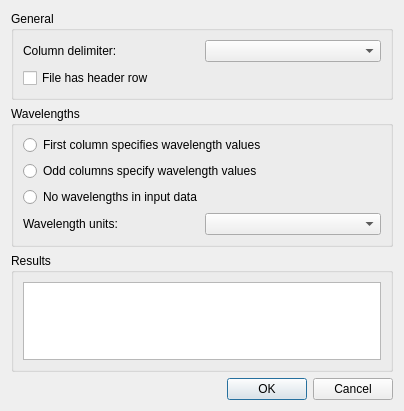
<?xml version="1.0" encoding="UTF-8"?>
<ui version="4.0">
 <class>ImportSpectraTextDialog</class>
 <widget class="QDialog" name="ImportSpectraTextDialog">
  <property name="geometry">
   <rect>
    <x>0</x>
    <y>0</y>
    <width>404</width>
    <height>411</height>
   </rect>
  </property>
  <property name="windowTitle">
   <string>Import Spectra from Text</string>
  </property>
  <layout class="QGridLayout" name="gridLayout" rowstretch="0,0,1,0">
   <item row="0" column="0">
    <widget class="QGroupBox" name="gbox_general">
     <property name="title">
      <string>General</string>
     </property>
     <layout class="QGridLayout" name="gridLayout_2">
      <item row="0" column="0">
       <widget class="QLabel" name="lbl_delimiter">
        <property name="text">
         <string>Column delimiter:</string>
        </property>
        <property name="buddy">
         <cstring>cbox_delimiter</cstring>
        </property>
       </widget>
      </item>
      <item row="0" column="1">
       <widget class="QComboBox" name="cbox_delimiter"/>
      </item>
      <item row="1" column="0" colspan="2">
       <widget class="QCheckBox" name="ckbox_header_row">
        <property name="text">
         <string>File has header row</string>
        </property>
       </widget>
      </item>
     </layout>
    </widget>
   </item>
   <item row="1" column="0">
    <widget class="QGroupBox" name="gbox_wavelengths">
     <property name="title">
      <string>Wavelengths</string>
     </property>
     <layout class="QGridLayout" name="gridLayout_3">
      <item row="3" column="0">
       <widget class="QLabel" name="label">
        <property name="text">
         <string>Wavelength units:</string>
        </property>
        <property name="buddy">
         <cstring>cbox_wavelength_units</cstring>
        </property>
       </widget>
      </item>
      <item row="3" column="1">
       <widget class="QComboBox" name="cbox_wavelength_units"/>
      </item>
      <item row="2" column="0" colspan="2">
       <widget class="QRadioButton" name="rb_wavelengths_none">
        <property name="text">
         <string>No wavelengths in input data</string>
        </property>
       </widget>
      </item>
      <item row="1" column="0" colspan="2">
       <widget class="QRadioButton" name="rb_wavelengths_odd_cols">
        <property name="text">
         <string>Odd columns specify wavelength values</string>
        </property>
       </widget>
      </item>
      <item row="0" column="0" colspan="2">
       <widget class="QRadioButton" name="rb_wavelengths_1st_col">
        <property name="text">
         <string>First column specifies wavelength values</string>
        </property>
       </widget>
      </item>
     </layout>
    </widget>
   </item>
   <item row="3" column="0">
    <widget class="QDialogButtonBox" name="buttonBox">
     <property name="orientation">
      <enum>Qt::Horizontal</enum>
     </property>
     <property name="standardButtons">
      <set>QDialogButtonBox::Cancel|QDialogButtonBox::Ok</set>
     </property>
    </widget>
   </item>
   <item row="2" column="0">
    <widget class="QGroupBox" name="gbox_results">
     <property name="title">
      <string>Results</string>
     </property>
     <layout class="QGridLayout" name="gridLayout_4">
      <item row="0" column="0">
       <widget class="QTextEdit" name="txtedit_results">
        <property name="readOnly">
         <bool>true</bool>
        </property>
       </widget>
      </item>
     </layout>
    </widget>
   </item>
  </layout>
 </widget>
 <tabstops>
  <tabstop>cbox_delimiter</tabstop>
  <tabstop>ckbox_header_row</tabstop>
  <tabstop>rb_wavelengths_1st_col</tabstop>
  <tabstop>rb_wavelengths_odd_cols</tabstop>
  <tabstop>rb_wavelengths_none</tabstop>
  <tabstop>cbox_wavelength_units</tabstop>
  <tabstop>txtedit_results</tabstop>
 </tabstops>
 <resources/>
 <connections>
  <connection>
   <sender>buttonBox</sender>
   <signal>accepted()</signal>
   <receiver>ImportSpectraTextDialog</receiver>
   <slot>accept()</slot>
   <hints>
    <hint type="sourcelabel">
     <x>248</x>
     <y>254</y>
    </hint>
    <hint type="destinationlabel">
     <x>157</x>
     <y>274</y>
    </hint>
   </hints>
  </connection>
  <connection>
   <sender>buttonBox</sender>
   <signal>rejected()</signal>
   <receiver>ImportSpectraTextDialog</receiver>
   <slot>reject()</slot>
   <hints>
    <hint type="sourcelabel">
     <x>316</x>
     <y>260</y>
    </hint>
    <hint type="destinationlabel">
     <x>286</x>
     <y>274</y>
    </hint>
   </hints>
  </connection>
 </connections>
</ui>
